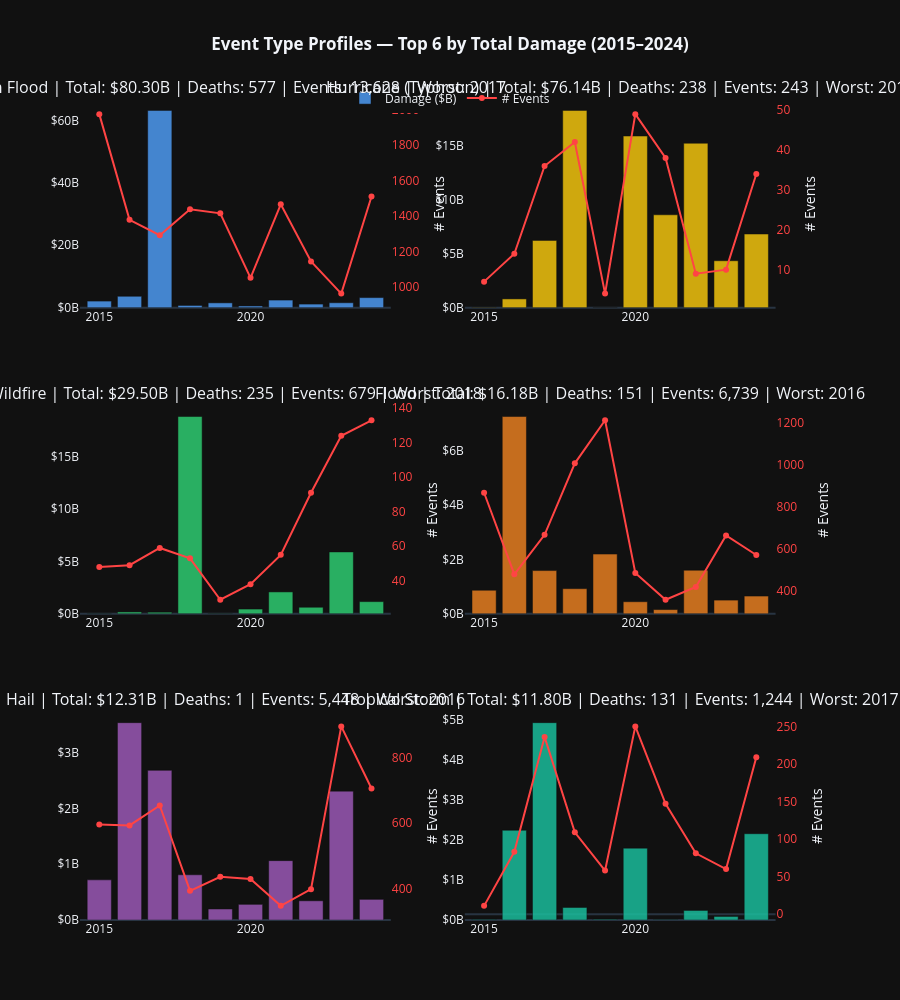

The code cell stored with this chart in its notebook:
### Markdown cell above
## 8. Event Type Profiles

### Code cell
top6_types = df_damage.groupby('EVENT_TYPE')['TOTAL_DAMAGE_USD'].sum().nlargest(6).index.tolist()

annual_event = (
    df_damage[df_damage['EVENT_TYPE'].isin(top6_types)]
    .groupby(['YEAR','EVENT_TYPE'])
    .agg(Total_Damage=('TOTAL_DAMAGE_USD','sum'), Total_Events=('EVENT_TYPE','count'),
         Total_Deaths=('TOTAL_DEATHS','sum'), Est_Affected=('EST_PEOPLE_AFFECTED','sum'))
    .reset_index())

annual_event['YEAR'] = annual_event['YEAR'].astype(int)

colors = ['#4e9af1','#f1c40f','#2ecc71','#e67e22','#9b59b6','#1abc9c']

# Build subplot titles with summary stats 
titles = []
for e in top6_types:
    evt = annual_event[annual_event['EVENT_TYPE'] == e]
    worst = int(evt.loc[evt['Total_Damage'].idxmax(), 'YEAR'])
    titles.append(
        f"{e} | Total: {fmt_dmg(evt['Total_Damage'].sum())} | "
        f"Deaths: {int(evt['Total_Deaths'].sum()):,} | "
        f"Events: {int(evt['Total_Events'].sum()):,} | Worst: {worst}"
)

fig = make_subplots(
    rows=3, cols=2,
    subplot_titles=titles,
    vertical_spacing=0.12,
    horizontal_spacing=0.1,
    specs=[[{'secondary_y': True}, {'secondary_y': True}],
           [{'secondary_y': True}, {'secondary_y': True}],
           [{'secondary_y': True}, {'secondary_y': True}]])

for idx, (event_type, color) in enumerate(zip(top6_types, colors)):
    row, col = idx // 2 + 1, idx % 2 + 1
    evt = annual_event[annual_event['EVENT_TYPE'] == event_type]
    show_legend = idx == 0

# Damage bars 
    fig.add_trace(
        go.Bar(
            name='Damage ($B)', x=evt['YEAR'], y=evt['Total_Damage'] / 1e9,
            marker_color=color, opacity=0.85, showlegend=show_legend,
            hovertemplate='<b>%{x}</b><br>Damage: $%{y:.2f}B<extra></extra>'
        ),
        row=row, col=col, secondary_y=False)

#Events line 
    fig.add_trace(
        go.Scatter(
            name='# Events', x=evt['YEAR'], y=evt['Total_Events'],
            mode='lines+markers', line=dict(color='#ff4444', width=2),
            marker=dict(size=6), showlegend=show_legend,
            hovertemplate='<b>%{x}</b><br>Events: %{y:,}<extra></extra>'
        ),
        row=row, col=col, secondary_y=True)

# Layout
fig.update_layout(
    title=dict(text='<b>Event Type Profiles — Top 6 by Total Damage (2015–2024)</b>', x=0.5),
    height=1000, template='plotly_dark', hovermode='x unified',
    legend=dict(orientation='h', y=1.02, x=0.5, xanchor='center')
)

fig.update_xaxes(showgrid=False)
fig.update_yaxes(showgrid=False, secondary_y=False, tickprefix='$', ticksuffix='B')
fig.update_yaxes(showgrid=False, secondary_y=True,  title_text='# Events', tickfont=dict(color='#ff4444'))

OUTPUT = r'C:\Users\josep\Downloads\Storm Data\event_profiles_interactive.html'
fig.write_html(OUTPUT)
fig.show()

### Figure 1 — Plotly figure (JSON) as saved in the notebook; plotly's stock layout.template omitted (floating-point values rounded to 4 significant figures)
{"data": [{"hovertemplate": "<b>%{x}</b><br>Damage: $%{y:.2f}B<extra></extra>", "marker": {"color": "#4e9af1"}, "name": "Damage ($B)", "opacity": 0.85, "showlegend": true, "type": "bar", "x": [2015, 2016, 2017, 2018, 2019, 2020, 2021, 2022, 2023, 2024], "xaxis": "x", "y": [2.131, 3.668, 63.18, 0.7346, 1.557, 0.5672, 2.455, 1.169, 1.595, 3.245], "yaxis": "y"}, {"hovertemplate": "<b>%{x}</b><br>Events: %{y:,}<extra></extra>", "line": {"color": "#ff4444", "width": 2}, "marker": {"size": 6}, "mode": "lines+markers", "name": "# Events", "showlegend": true, "type": "scatter", "x": [2015, 2016, 2017, 2018, 2019, 2020, 2021, 2022, 2023, 2024], "xaxis": "x", "y": [1976, 1378, 1291, 1438, 1415, 1050, 1466, 1143, 961, 1510], "yaxis": "y2"}, {"hovertemplate": "<b>%{x}</b><br>Damage: $%{y:.2f}B<extra></extra>", "marker": {"color": "#f1c40f"}, "name": "Damage ($B)", "opacity": 0.85, "showlegend": false, "type": "bar", "x": [2015, 2016, 2017, 2018, 2019, 2020, 2021, 2022, 2023, 2024], "xaxis": "x2", "y": [0.03682, 0.8157, 6.225, 18.24, 0.00615, 15.87, 8.59, 15.2, 4.343, 6.813], "yaxis": "y3"}, {"hovertemplate": "<b>%{x}</b><br>Events: %{y:,}<extra></extra>", "line": {"color": "#ff4444", "width": 2}, "marker": {"size": 6}, "mode": "lines+markers", "name": "# Events", "showlegend": false, "type": "scatter", "x": [2015, 2016, 2017, 2018, 2019, 2020, 2021, 2022, 2023, 2024], "xaxis": "x2", "y": [7, 14, 36, 42, 4, 49, 38, 9, 10, 34], "yaxis": "y4"}, {"hovertemplate": "<b>%{x}</b><br>Damage: $%{y:.2f}B<extra></extra>", "marker": {"color": "#2ecc71"}, "name": "Damage ($B)", "opacity": 0.85, "showlegend": false, "type": "bar", "x": [2015, 2016, 2017, 2018, 2019, 2020, 2021, 2022, 2023, 2024], "xaxis": "x3", "y": [0.02294, 0.1839, 0.1578, 18.84, 0.0282, 0.4593, 2.095, 0.6318, 5.914, 1.168], "yaxis": "y5"}, {"hovertemplate": "<b>%{x}</b><br>Events: %{y:,}<extra></extra>", "line": {"color": "#ff4444", "width": 2}, "marker": {"size": 6}, "mode": "lines+markers", "name": "# Events", "showlegend": false, "type": "scatter", "x": [2015, 2016, 2017, 2018, 2019, 2020, 2021, 2022, 2023, 2024], "xaxis": "x3", "y": [48, 49, 59, 53, 29, 38, 55, 91, 124, 133], "yaxis": "y6"}, {"hovertemplate": "<b>%{x}</b><br>Damage: $%{y:.2f}B<extra></extra>", "marker": {"color": "#e67e22"}, "name": "Damage ($B)", "opacity": 0.85, "showlegend": false, "type": "bar", "x": [2015, 2016, 2017, 2018, 2019, 2020, 2021, 2022, 2023, 2024], "xaxis": "x4", "y": [0.8665, 7.243, 1.589, 0.9248, 2.193, 0.4454, 0.1569, 1.603, 0.5052, 0.6539], "yaxis": "y7"}, {"hovertemplate": "<b>%{x}</b><br>Events: %{y:,}<extra></extra>", "line": {"color": "#ff4444", "width": 2}, "marker": {"size": 6}, "mode": "lines+markers", "name": "# Events", "showlegend": false, "type": "scatter", "x": [2015, 2016, 2017, 2018, 2019, 2020, 2021, 2022, 2023, 2024], "xaxis": "x4", "y": [868, 480, 668, 1008, 1213, 486, 359, 420, 665, 572], "yaxis": "y8"}, {"hovertemplate": "<b>%{x}</b><br>Damage: $%{y:.2f}B<extra></extra>", "marker": {"color": "#9b59b6"}, "name": "Damage ($B)", "opacity": 0.85, "showlegend": false, "type": "bar", "x": [2015, 2016, 2017, 2018, 2019, 2020, 2021, 2022, 2023, 2024], "xaxis": "x5", "y": [0.7195, 3.536, 2.682, 0.8102, 0.1969, 0.2804, 1.064, 0.3443, 2.309, 0.3698], "yaxis": "y9"}, {"hovertemplate": "<b>%{x}</b><br>Events: %{y:,}<extra></extra>", "line": {"color": "#ff4444", "width": 2}, "marker": {"size": 6}, "mode": "lines+markers", "name": "# Events", "showlegend": false, "type": "scatter", "x": [2015, 2016, 2017, 2018, 2019, 2020, 2021, 2022, 2023, 2024], "xaxis": "x5", "y": [596, 593, 654, 393, 436, 429, 347, 398, 896, 706], "yaxis": "y10"}, {"hovertemplate": "<b>%{x}</b><br>Damage: $%{y:.2f}B<extra></extra>", "marker": {"color": "#1abc9c"}, "name": "Damage ($B)", "opacity": 0.85, "showlegend": false, "type": "bar", "x": [2015, 2016, 2017, 2018, 2019, 2020, 2021, 2022, 2023, 2024], "xaxis": "x6", "y": [0.01465, 2.241, 4.928, 0.3126, 0.01793, 1.794, 0.008992, 0.2391, 0.08932, 2.155], "yaxis": "y11"}, {"hovertemplate": "<b>%{x}</b><br>Events: %{y:,}<extra></extra>", "line": {"color": "#ff4444", "width": 2}, "marker": {"size": 6}, "mode": "lines+markers", "name": "# Events", "showlegend": false, "type": "scatter", "x": [2015, 2016, 2017, 2018, 2019, 2020, 2021, 2022, 2023, 2024], "xaxis": "x6", "y": [11, 83, 236, 109, 58, 250, 147, 81, 60, 209], "yaxis": "y12"}], "layout": {"annotations": [{"font": {"size": 16}, "showarrow": false, "text": "Flash Flood | Total: $80.30B | Deaths: 577 | Events: 13,628 | Worst: 2017", "x": 0.21, "xanchor": "center", "xref": "paper", "y": 1, "yanchor": "bottom", "yref": "paper"}, {"font": {"size": 16}, "showarrow": false, "text": "Hurricane (Typhoon) | Total: $76.14B | Deaths: 238 | Events: 243 | Worst: 2018", "x": 0.73, "xanchor": "center", "xref": "paper", "y": 1, "yanchor": "bottom", "yref": "paper"}, {"font": {"size": 16}, "showarrow": false, "text": "Wildfire | Total: $29.50B | Deaths: 235 | Events: 679 | Worst: 2018", "x": 0.21, "xanchor": "center", "xref": "paper", "y": 0.6267, "yanchor": "bottom", "yref": "paper"}, {"font": {"size": 16}, "showarrow": false, "text": "Flood | Total: $16.18B | Deaths: 151 | Events: 6,739 | Worst: 2016", "x": 0.73, "xanchor": "center", "xref": "paper", "y": 0.6267, "yanchor": "bottom", "yref": "paper"}, {"font": {"size": 16}, "showarrow": false, "text": "Hail | Total: $12.31B | Deaths: 1 | Events: 5,448 | Worst: 2016", "x": 0.21, "xanchor": "center", "xref": "paper", "y": 0.2533, "yanchor": "bottom", "yref": "paper"}, {"font": {"size": 16}, "showarrow": false, "text": "Tropical Storm | Total: $11.80B | Deaths: 131 | Events: 1,244 | Worst: 2017", "x": 0.73, "xanchor": "center", "xref": "paper", "y": 0.2533, "yanchor": "bottom", "yref": "paper"}], "height": 1000, "hovermode": "x unified", "legend": {"orientation": "h", "x": 0.5, "xanchor": "center", "y": 1.02}, "title": {"text": "<b>Event Type Profiles — Top 6 by Total Damage (2015–2024)</b>", "x": 0.5}, "xaxis": {"anchor": "y", "domain": [0, 0.42], "showgrid": false}, "xaxis2": {"anchor": "y3", "domain": [0.52, 0.94], "showgrid": false}, "xaxis3": {"anchor": "y5", "domain": [0, 0.42], "showgrid": false}, "xaxis4": {"anchor": "y7", "domain": [0.52, 0.94], "showgrid": false}, "xaxis5": {"anchor": "y9", "domain": [0, 0.42], "showgrid": false}, "xaxis6": {"anchor": "y11", "domain": [0.52, 0.94], "showgrid": false}, "yaxis": {"anchor": "x", "domain": [0.7467, 1], "showgrid": false, "tickprefix": "$", "ticksuffix": "B"}, "yaxis10": {"anchor": "x5", "overlaying": "y9", "showgrid": false, "side": "right", "tickfont": {"color": "#ff4444"}, "title": {"text": "# Events"}}, "yaxis11": {"anchor": "x6", "domain": [0, 0.2533], "showgrid": false, "tickprefix": "$", "ticksuffix": "B"}, "yaxis12": {"anchor": "x6", "overlaying": "y11", "showgrid": false, "side": "right", "tickfont": {"color": "#ff4444"}, "title": {"text": "# Events"}}, "yaxis2": {"anchor": "x", "overlaying": "y", "showgrid": false, "side": "right", "tickfont": {"color": "#ff4444"}, "title": {"text": "# Events"}}, "yaxis3": {"anchor": "x2", "domain": [0.7467, 1], "showgrid": false, "tickprefix": "$", "ticksuffix": "B"}, "yaxis4": {"anchor": "x2", "overlaying": "y3", "showgrid": false, "side": "right", "tickfont": {"color": "#ff4444"}, "title": {"text": "# Events"}}, "yaxis5": {"anchor": "x3", "domain": [0.3733, 0.6267], "showgrid": false, "tickprefix": "$", "ticksuffix": "B"}, "yaxis6": {"anchor": "x3", "overlaying": "y5", "showgrid": false, "side": "right", "tickfont": {"color": "#ff4444"}, "title": {"text": "# Events"}}, "yaxis7": {"anchor": "x4", "domain": [0.3733, 0.6267], "showgrid": false, "tickprefix": "$", "ticksuffix": "B"}, "yaxis8": {"anchor": "x4", "overlaying": "y7", "showgrid": false, "side": "right", "tickfont": {"color": "#ff4444"}, "title": {"text": "# Events"}}, "yaxis9": {"anchor": "x5", "domain": [0, 0.2533], "showgrid": false, "tickprefix": "$", "ticksuffix": "B"}}}
